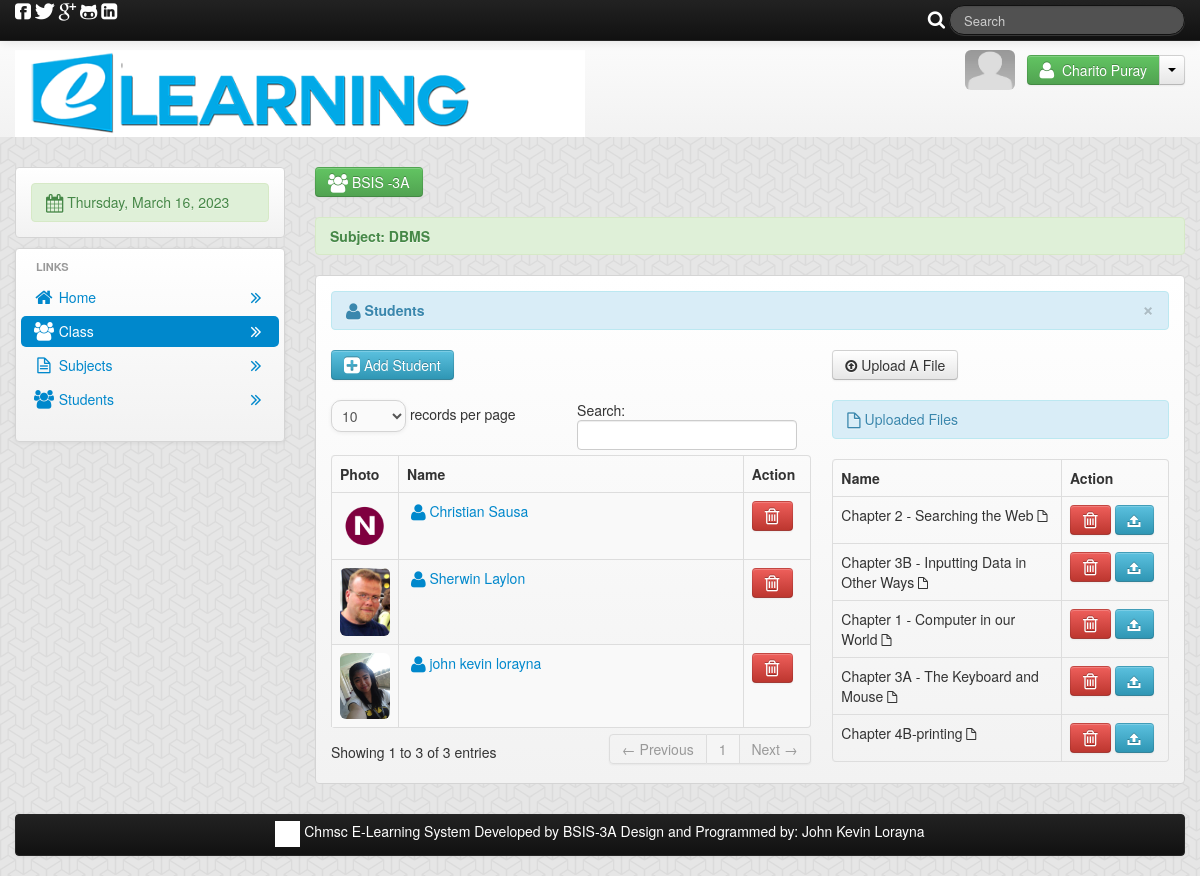
Screenshot of /class.php?id=7 (signed in) with the database file from the repository.
### tables this page shows
CREATE TABLE IF NOT EXISTS `teacher` (
  `teacher_id` int(11) NOT NULL AUTO_INCREMENT,
  `username` varchar(100) NOT NULL,
  `password` varchar(200) NOT NULL,
  `firstname` varchar(100) NOT NULL,
  `lastname` varchar(100) NOT NULL,
  `middlename` varchar(100) NOT NULL,
  `department` varchar(100) NOT NULL,
  `student_id` int(11) NOT NULL,
  `location` varchar(200) NOT NULL,
  PRIMARY KEY (`teacher_id`)
);

CREATE TABLE IF NOT EXISTS `class` (
  `class_id` int(11) NOT NULL AUTO_INCREMENT,
  `course_id` varchar(100) NOT NULL,
  `subject_id` varchar(100) NOT NULL,
  `teacher_id` varchar(100) NOT NULL,
  `student_id` int(11) NOT NULL,
  PRIMARY KEY (`class_id`)
);

CREATE TABLE IF NOT EXISTS `sws` (
  `sws_id` int(11) NOT NULL AUTO_INCREMENT,
  `student_id` int(11) NOT NULL,
  `teacher_id` int(11) NOT NULL,
  `cys` varchar(100) NOT NULL,
  `subject_id` varchar(100) NOT NULL,
  `class_id` int(11) NOT NULL,
  PRIMARY KEY (`sws_id`)
);

CREATE TABLE IF NOT EXISTS `student` (
  `student_id` int(11) NOT NULL AUTO_INCREMENT,
  `firstname` varchar(100) NOT NULL,
  `lastname` varchar(100) NOT NULL,
  `middle_name` varchar(100) NOT NULL,
  `cys` varchar(100) NOT NULL,
  `subject_id` varchar(100) NOT NULL,
  `teacher_id` int(11) NOT NULL,
  `username` varchar(100) NOT NULL,
  `password` varchar(100) NOT NULL,
  `location` varchar(100) NOT NULL,
  PRIMARY KEY (`student_id`)
);

CREATE TABLE IF NOT EXISTS `files` (
  `file_id` int(11) NOT NULL AUTO_INCREMENT,
  `floc` varchar(500) NOT NULL,
  `fdatein` varchar(200) NOT NULL,
  `fdesc` varchar(100) NOT NULL,
  `teacher_id` int(11) NOT NULL,
  `class_id` int(11) NOT NULL,
  `fname` varchar(100) NOT NULL,
  PRIMARY KEY (`file_id`)
);

### session.php (called while the page is built, shortened)
<?php
$session_id=$_SESSION['id'];
?>

### class.php (the view, shortened to what this page needs)
<?php
$get_id = $_GET['id'];
include('header.php');
include ('session.php');
$user_query = mysqli_query($conn,"select * from teacher where teacher_id='$session_id'") or die(mysqli_error());
$user_row = mysqli_fetch_array($user_query);
$course_query = mysqli_query($conn,"select * from class where teacher_id='$session_id' and class_id='$get_id'") or die(mysqli_error());
$course_row = mysqli_fetch_array($course_query);
$course_id = $course_row['course_id'];
?>
<?php
$query_class = mysqli_query($conn,"select * from class where teacher_id='$session_id' and class_id='$get_id'") or die(mysqli_error());
$row_class = mysqli_fetch_array($query_class);
$id_class = $row_class['class_id'];
?>
<body>
    <?php include('navhead_user.php'); ?>
    <div class="container">
        <div class="row-fluid">
            <div class="span3">
                <div class="hero-unit-3">
                    <div class="alert-index alert-success">
                        <i class="icon-calendar icon-large"></i>
                        <?php
                        $Today = date('y:m:d');
                        $new = date('l, F d, Y', strtotime($Today));
                        echo $new;
                        ?>
                    </div>
                </div>
                <div class="hero-unit-1">
                    <ul class="nav  nav-pills nav-stacked">
                        <li class="nav-header">Links</li>
                        <li>
                            <a href="teacher_home.php"><i class="icon-home icon-large"></i>&nbsp;Home
                                <div class="pull-right">
                                    <i class="icon-double-angle-right icon-large"></i>
                                </div>
                            </a>
                        </li>
                        <li   class="active">
                            <a href="teacher_class.php"><i class="icon-group icon-large"></i>&nbsp;Class
                                <div class="pull-right">
                                    <i class="icon-double-angle-right icon-large"></i>
                                </div>
                            </a></li>
                        <li><a href="teacher_subject.php"><i class="icon-file-alt icon-large"></i>&nbsp;Subjects
                                <div class="pull-right">
                                    <i class="icon-double-angle-right icon-large"></i>
                                </div>
                            </a></li>
                        <li><a href="students.php"><i class="icon-group icon-large"></i>&nbsp;Students
                                <div class="pull-right">
                                    <i class="icon-double-angle-right icon-large"></i>
                                </div>
                            </a></li>
                    </ul>
                </div>
            </div>
            <div class="span9">
                <a href="" class="btn btn-success"><i class="icon-group icon-large"></i>&nbsp;<?php echo $course_row['course_id']; ?></a>
                <br><br>
                <div class="alert alert-success">
                    <strong>Subject:&nbsp;<?php echo $course_row['subject_id']; ?></strong>
                </div>
                <div class="hero-unit-3">
                    <div class="alert alert-info">
                        <button type="button" class="close" data-dismiss="alert">&times;</button>
                        <strong><i class="icon-user icon-large"></i>&nbsp;Students</strong>
                    </div>
                    <div class="row-fluid">
                        <div class="span7">
                            <table cellpadding="0" cellspacing="0" border="0" class="table table-striped table-bordered" id="example">
                                <a href="add_student.php<?php echo '?id=' . $id_class; ?>" class="btn btn-info"><i class="icon-plus-sign-alt icon-large"></i>&nbsp;Add Student</a>
                                <br><br>
                                <thead>
                                    <tr>
                                        <th>Photo</th>
                                        <th>Name</th>
                                        <th>Action</th>
                                    </tr>
                                </thead>
                                <tbody>
                                    <?php
                                    $query = mysqli_query($conn,"select * from sws where cys = '$course_id' and class_id='$get_id'") or die(mysqli_error());
                                    while ($row = mysqli_fetch_array($query)) {
                                        $student_id = $row['student_id'];
                                        $student_query = mysqli_query($conn,"select * from student where student_id='$student_id'") or die(mysqli_error());
                                        $student_row = mysqli_fetch_array($student_query);
                                        ?>
                                        <tr class="odd gradeX">
                                    <td width="50"><img class="img-rounded" src="<?php echo $student_row['location']; ?>" height="50" width="50"></td>
                                    <td><a href="">&nbsp;<i class="icon-user icon-large"></i>&nbsp;<?php echo $student_row['firstname'] . " " . $student_row['lastname']; ?></a></td>
                                    <td width="50">
                                        <a rel="tooltip"  title="Delete Student" id="d<?php echo $student_id; ?>" href="#delete<?php echo $student_id; ?>" role="button"  data-toggle="modal" class="btn btn-danger"><i class="icon-trash icon-large"></i></a>
                                    </td>
                                    </tr>
                                <?php } ?>
                                </tbody>
                            </table>
                        </div>
                        <div class="span5">
                            <a href="upload.php<?php echo '?id=' . $id_class; ?>" class="btn"><i class="icon-upload"></i>&nbsp;Upload A File</a>
                            <br><br>
                            <div class="alert alert-info"><i class="icon-file icon-large"></i>&nbsp;Uploaded Files</div>
                            <table class="table table-bordered">
                                <thead>
                                    <tr>
                                        <th>Name</th>
                                        <th>Action</th>
                                    </tr>
                                </thead>
                                <tbody>
                                    <?php
                                    $file_query = mysqli_query($conn,"select * from files where class_id='$id_class'") or die(mysqli_error());
                                    while ($file_row = mysqli_fetch_array($file_query)) {
                                        $file_id = $file_row['file_id'];
                                        ?>
                                    <tr>
                                        <td><?php echo $file_row['fname']; ?>&nbsp;<i class="icon-file"></i></td>
                                        <td width="90">
                                            <a rel="tooltip"  title="Delete File" id="d<?php echo $file_id; ?>" href="#delete<?php echo $file_id; ?>" role="button"  data-toggle="modal"class="btn btn-danger"><i class="icon-trash icon-large"></i></a>
                                            <a rel="tooltip"  title="Download File" id="de<?php echo $file_id; ?>" href="<?php echo $file_row['floc']; ?>" role="button"  data-toggle="modal"class="btn btn-info"><i class="icon-trash icon-upload-alt"></i></a>
                                        </td>
                                    </tr>
                                <?php } ?>
                                </tbody>
                            </table>
                        </div>
                    </div>
                </div>
            </div>
        </div>
        <?php include('footer.php'); ?>
    </div>
</div>
</body>
</html>

### header.php (shortened to what this page needs)
<!DOCTYPE html>
<html lang="en">
    <head>
        <link href="admin/css/bootstrap.css" rel="stylesheet" type="text/css" media="screen">
        <link href="admin/css/bootstrap-responsive.css" rel="stylesheet" type="text/css" media="screen">
        <link href="admin/css/font-awesome.min.css" rel="stylesheet" type="text/css" media="screen">
        <link rel="stylesheet" type="text/css" href="admin/css/DT_bootstrap.css">
    </head>
    <link rel="stylesheet" href="admin/themes/default/default.css" type="text/css" media="screen" />
    <link rel="stylesheet" href="admin/themes/light/light.css" type="text/css" media="screen" />
    <link rel="stylesheet" href="admin/themes/dark/dark.css" type="text/css" media="screen" />
    <link rel="stylesheet" href="admin/themes/bar/bar.css" type="text/css" media="screen" />
    <link rel="stylesheet" href="admin/css/nivo-slider.css" type="text/css" media="screen" />

### navhead_user.php (shortened to what this page needs)
<div class="row-fluid">
    <div class="span12">
        <div class="navbar navbar-fixed-top navbar-inverse">
            <div class="navbar-inner">
                <div class="container">
                    <div class="nav-collapse collapse">
                       <i class="icon-facebook-sign icon-large" id="color_white"></i>
                        <i class="icon-twitter icon-large" id="color_white"></i>
                        <i class="icon-google-plus icon-large" id="color_white"></i>
                        <i class="icon-github-alt icon-large" id="color_white"></i>
                        <i class="icon-linkedin-sign icon-large" id="color_white"></i>
                        <div class="pull-right">
                            <form class="navbar-search pull-left">
                                <i class="icon-search icon-large" id="color_white"></i>
                                <input type="text" class="search-query" placeholder="Search">
                            </form>
                        </div>
                    </div>
                </div>
            </div>
        </div>
        <div class="hero-unit-header">
            <div class="container">
                <div class="row-fluid">
                    <div class="span12">
                        <div class="row-fluid">
                            <div class="span6">
                             <img src="admin/images/head.png">
                            </div>
                            <div class="span6">
                                <div class="pull-right">
                                  <?php
                                    $student_query=mysqli_query($conn,"select * from teacher where teacher_id='$session_id'")or die(mysqli_error());
                                    $teacher_row=  mysqli_fetch_array($student_query);
                                    ?>
                                     <img  src="admin/<?php echo $teacher_row['location']; ?>"  class="img img-rounded" id="picture">
                                    <div class="btn-group">
                                        <button class="btn btn-success"><i class="icon-user icon-large"></i>&nbsp; <?php echo $user_row['firstname'] . " " . $user_row['lastname']; ?></button>
                                        <button class="btn dropdown-toggle" data-toggle="dropdown">
                                            <span class="caret"></span>
                                        </button>
                                    </div>
                                </div>
                            </div>
                        </div>
                    </div>
                </div>
            </div>
        </div>

### footer.php (shortened to what this page needs)
<br>
<div class="navbar  navbar-inverse">
    <div class="navbar-inner">
        <div class="footerindex">
            <center><img width="25" height="25" src="admin/img/chmsc.png">&nbsp;Chmsc E-Learning System Developed by BSIS-3A Design and Programmed by: John Kevin Lorayna</center>
        </div>
    </div>
</div>
</div>

### rows the page displays
teacher: location (picture), firstname "Charito", lastname "Puray"
class: course "BSIS -3A", subject "DBMS"
sws: student.location (picture), student.firstname "Christian", student.lastname "Sausa"
sws: student.location (picture), student.firstname "Sherwin", student.lastname "Laylon"
sws: student.location (picture), student.firstname "john kevin", student.lastname "lorayna"
files: fname "Chapter 2 - Searching the Web"
files: fname "Chapter 3B - Inputting Data in Other Ways"
files: fname "Chapter 1 - Computer in our World"
files: fname "Chapter 3A - The Keyboard and Mouse"
files: fname "Chapter 4B-printing"
